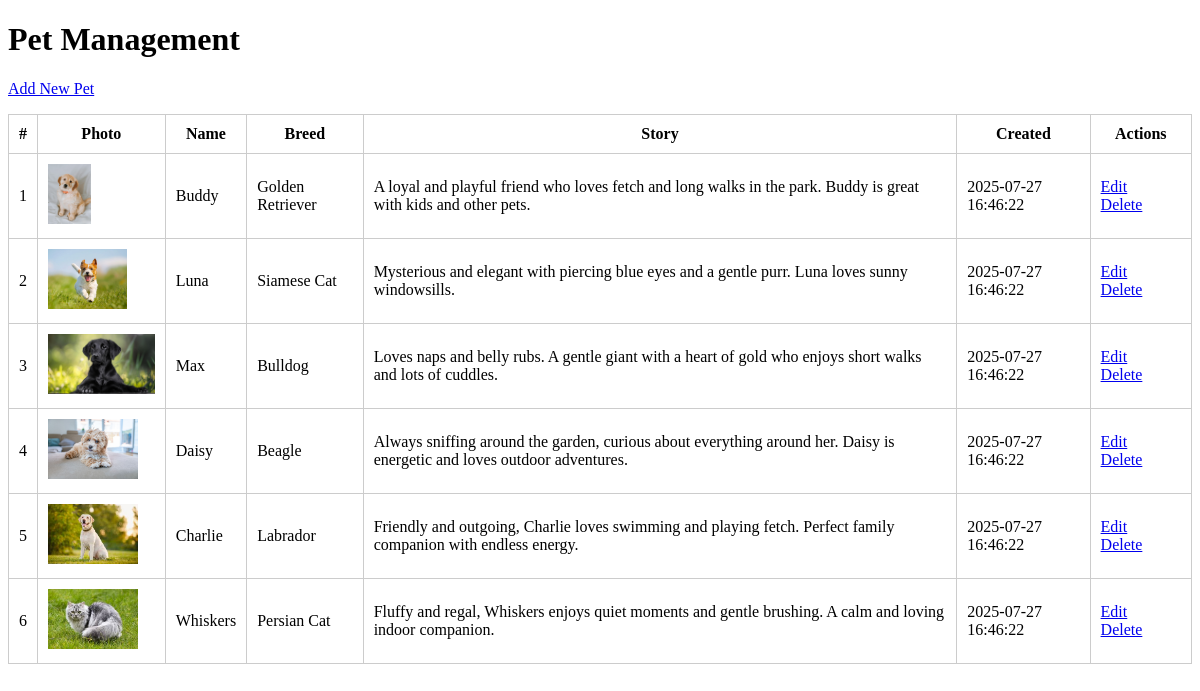
The app's page /admin/pets/index.php with its own data.
### tables this page shows
CREATE TABLE `pets` (
  `id` int(11) NOT NULL,
  `name` varchar(100) NOT NULL,
  `breed` varchar(100) NOT NULL,
  `story` text NOT NULL,
  `photo` varchar(255) DEFAULT NULL,
  `created_at` timestamp NOT NULL DEFAULT current_timestamp(),
  `updated_at` timestamp NOT NULL DEFAULT current_timestamp() ON UPDATE current_timestamp()
);

### db.php (called while the page is built, shortened)
<?php
function executeQuery($pdo, $sql, $params = []) {
    try {
        $stmt = $pdo->prepare($sql);
        $stmt->execute($params);
        return $stmt;
    } catch(PDOException $e) {
        error_log("Query execution failed: " . $e->getMessage());
        throw new Exception("Database operation failed");
    }
}
function getAllPets($pdo) {
    $sql = "SELECT * FROM pets ORDER BY created_at DESC";
    return executeQuery($pdo, $sql)->fetchAll();
}
?>

### admin/pets/index.php (the view, shortened to what this page needs)
<?php
require_once('../../db.php');
$pets = getAllPets($pdo);
?>
<!DOCTYPE html>
<html lang="en">
<head>
</head>
<body>
    <h1> Pet Management</h1>
    <p><a href="add.php"> Add New Pet</a></p>
    <table>
        <thead>
            <tr>
                <th>#</th>
                <th>Photo</th>
                <th>Name</th>
                <th>Breed</th>
                <th>Story</th>
                <th>Created</th>
                <th>Actions</th>
            </tr>
        </thead>
        <tbody>
        <?php if (count($pets) > 0): ?>
            <?php foreach ($pets as $pet): ?>
                <tr>
                    <td><?= htmlspecialchars($pet['id']) ?></td>
                    <td>
                        <?php if (!empty($pet['photo'])): ?>
                            <img src="../../uploads/<?= htmlspecialchars($pet['photo']) ?>" alt="<?= htmlspecialchars($pet['name']) ?>">
                        <?php else: ?>
                            <em>No image</em>
                        <?php endif; ?>
                    </td>
                    <td><?= htmlspecialchars($pet['name']) ?></td>
                    <td><?= htmlspecialchars($pet['breed']) ?></td>
                    <td><?= htmlspecialchars($pet['story']) ?></td>
                    <td><?= $pet['created_at'] ?></td>
                    <td class="actions">
                        <a href="edit.php?id=<?= $pet['id'] ?>"> Edit</a>
                        <a href="delete.php?id=<?= $pet['id'] ?>" onclick="return confirm('Are you sure you want to delete this pet?')"> Delete</a>
                    </td>
                </tr>
            <?php endforeach; ?>
        <?php else: ?>
            <tr><td colspan="7">No pets found.</td></tr>
        <?php endif; ?>
        </tbody>
    </table>
</body>
</html>

### admin/pets/index.php (style rules this page uses)
table { border-collapse: collapse; width: 100%; }
th, td { padding: 10px; border: 1px solid #ccc; }
img { height: 60px; object-fit: cover; }
.actions a { margin-right: 10px; }

### records on screen
pets: id "1", photo (picture), name "Buddy", breed "Golden Retriever", story "A loyal and playful friend who loves fetch and long walks in the park. Buddy is great with kids and other pets.", created_at "2025-07-27 16:46:22"
pets: id "2", photo (picture), name "Luna", breed "Siamese Cat", story "Mysterious and elegant with piercing blue eyes and a gentle purr. Luna loves sunny windowsills.", created_at "2025-07-27 16:46:22"
pets: id "3", photo (picture), name "Max", breed "Bulldog", story "Loves naps and belly rubs. A gentle giant with a heart of gold who enjoys short walks and lots of cuddles.", created_at "2025-07-27 16:46:22"
pets: id "4", photo (picture), name "Daisy", breed "Beagle", story "Always sniffing around the garden, curious about everything around her. Daisy is energetic and loves outdoor adventures.", created_at "2025-07-27 16:46:22"
pets: id "5", photo (picture), name "Charlie", breed "Labrador", story "Friendly and outgoing, Charlie loves swimming and playing fetch. Perfect family companion with endless energy.", created_at "2025-07-27 16:46:22"
pets: id "6", photo (picture), name "Whiskers", breed "Persian Cat", story "Fluffy and regal, Whiskers enjoys quiet moments and gentle brushing. A calm and loving indoor companion.", created_at "2025-07-27 16:46:22"
